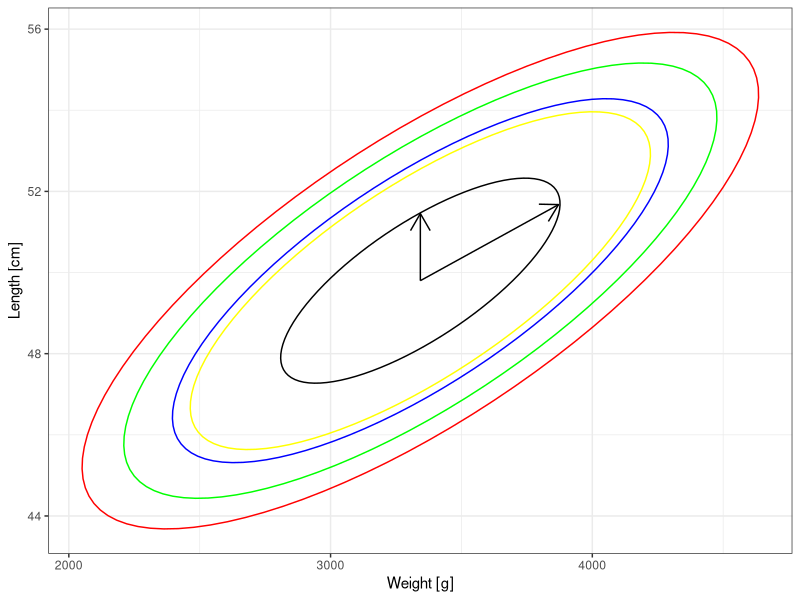
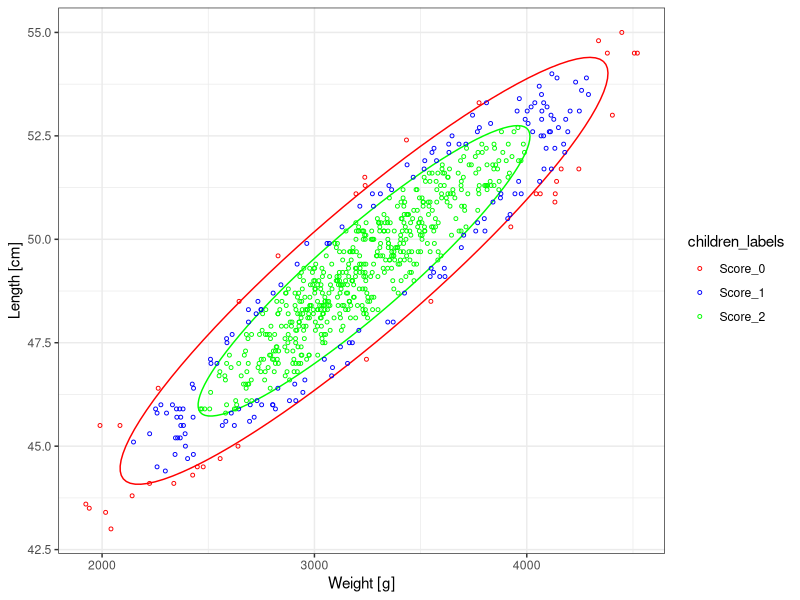
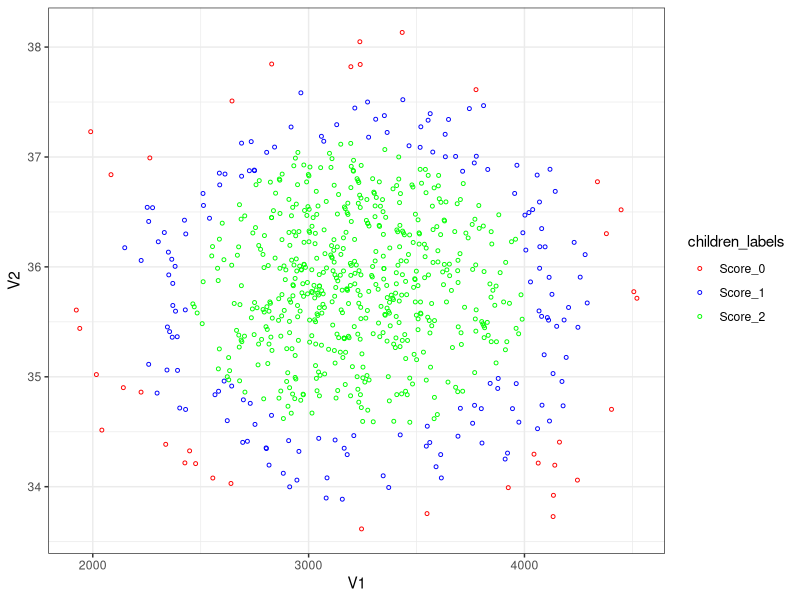
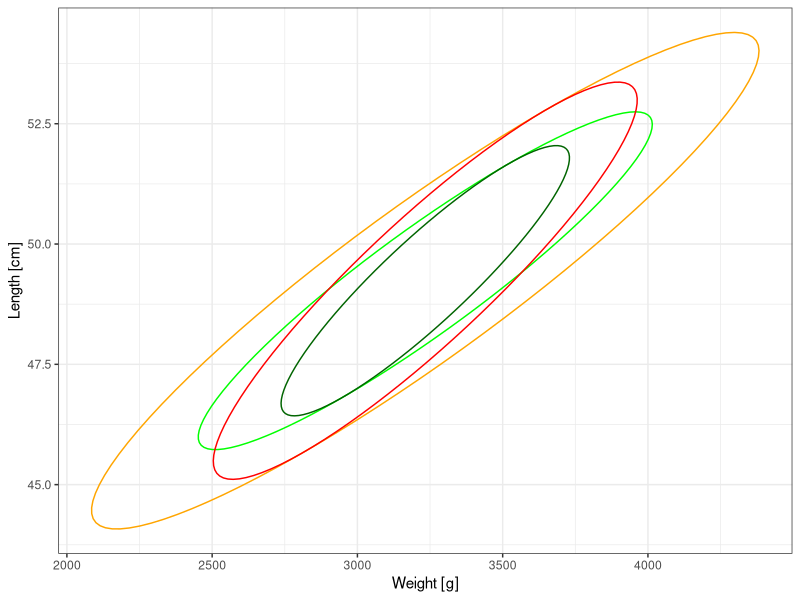
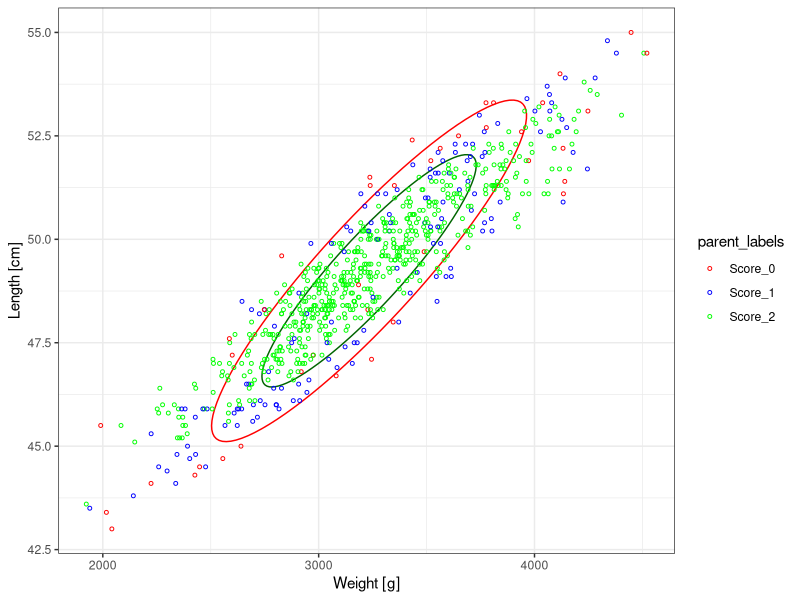
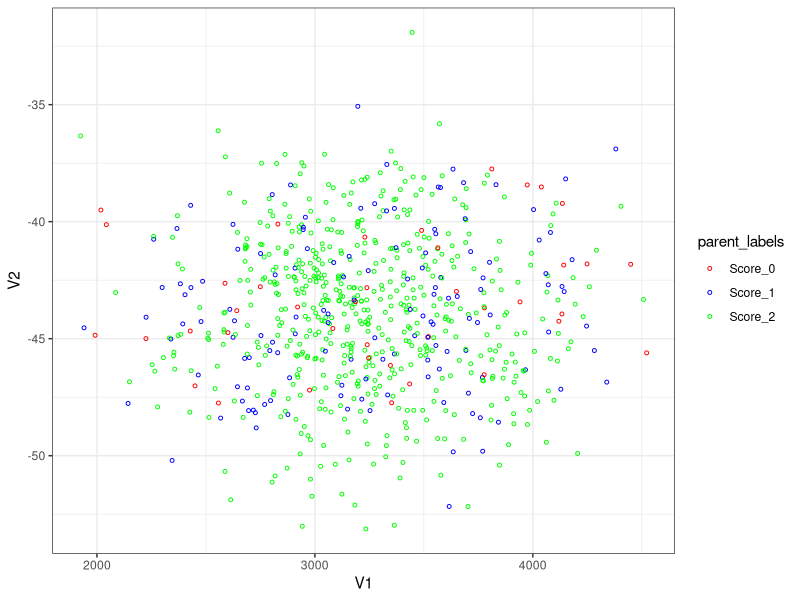
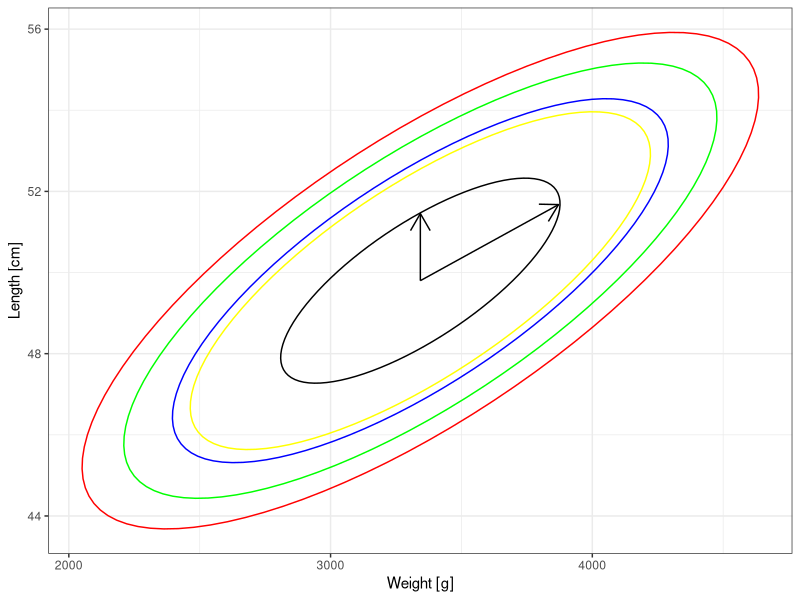
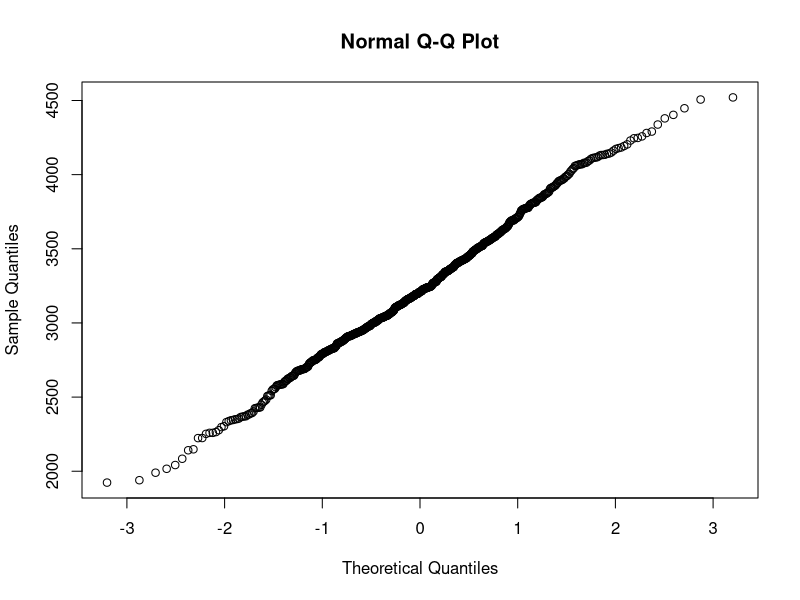

Source code (R) for these figures, in order:
#-----------------------------------------
# Problem 3
#-----------------------------------------
install.packages("ggplot2")
library(ggplot2)
install.packages("ellipse")
library(ellipse)

covariance <- matrix(c(278784, 990, 990, 6.25), nrow = 2, ncol = 2)

means <- c(3343, 49.8)

# Calculate the eigenvalues and eigenvectors
result <- eigen(covariance)

# Extract the eigenvalues
eigenvalues <- result$values

# Extract the eigenvectors
eigenvectors <- result$vectors

# Print the results
cat("Eigenvalues:\n")
print(eigenvalues)

cat("\nEigenvectors:\n")
print(eigenvectors)

cat("\nEigenvectors multiplied by -1:\n")
print(-1*eigenvectors)

cat("\nEigenvectors multiplied by -1 and round:\n")
print(round(-1*eigenvectors, 5))

generate_ellipse_data <- function(covariance, means, level) {  
  # sigma: covariance matrix, mu: mean vector, level: probability 
  ellipse_data = ellipse(x = covariance, centre = means, level = level)
  ellipse_data = as.data.frame(ellipse_data)
  return(ellipse_data)
}

vectors_to_plot <- data.frame(
  x_center = c(means[1], means[1]),
  y_center = c(means[2], means[2]),
  x_end = c(means[1] + (-1)*sqrt(eigenvalues[1])*eigenvectors[1, 1], means[1] + (-1)*sqrt(eigenvalues[2])*eigenvectors[1, 2]),
  y_end = c(means[2] + (-1)*sqrt(eigenvalues[1])*eigenvectors[2, 1], means[2] + (-1)*sqrt(eigenvalues[2])*eigenvectors[2, 2])
)

ggplot() +
  geom_segment(
    data = vectors_to_plot, 
    aes(x = x_center, y = y_center, xend = x_end, yend = y_end),
    arrow = arrow(length = unit(0.5, "cm")))+
  geom_path(data = generate_ellipse_data(covariance, means, 0.95), aes(x = x, y = y), color='red') +
  geom_path(data = generate_ellipse_data(covariance, means, 0.9), aes(x = x, y = y), color='green') +
  geom_path(data = generate_ellipse_data(covariance, means, 0.8), aes(x = x, y = y), color='blue') +
  geom_path(data = generate_ellipse_data(covariance, means, 0.75), aes(x = x, y = y), color='yellow') +
  geom_path(data = generate_ellipse_data(covariance, means, 0.4), aes(x = x, y = y), color='black') +
  theme_bw() +
  labs(x = "Weight [g]", y = "Length [cm]")
ggsave("List 1/E3P3.png", width = 6, height = 4, units = "in")

#--------------------------
# Project Part 1
#--------------------------

set.seed(42)

install.packages("ggplot2")
library(ggplot2)
install.packages("ellipse")
library(ellipse)
install.packages("patchwork")
library(patchwork)

children_data <- read.table("List 1/WeightLength.txt", header=TRUE)
means <- colMeans(children_data)
round(means, 2)

covariance <- cov(children_data)
round(covariance, 2)

cor(children_data)

png("List 1/weight_qqplot.png")
qqnorm(children_data[["Weight"]])
dev.off()

png("List 1/length_qqplot.png")
qqnorm(children_data[["Length"]])
dev.off()

png("List 1/children_data.png")
plot(children_data)
dev.off()

generate_ellipse_data <- function(covariance, means, level) {  
  # sigma: covariance matrix, mu: mean vector, level: probability 
  ellipse_data = ellipse(x = covariance, centre = means, level = level)
  ellipse_data = as.data.frame(ellipse_data)
  return(ellipse_data)
}

centralized_children_data <- sweep(children_data, MARGIN=2, means, FUN="-")

children_c2 <- rowSums((as.matrix(centralized_children_data) %*% solve(covariance)) * (centralized_children_data))

children_c2_in_outer_ellipse <- children_c2 <= qchisq(0.95, df=2)
children_c2_in_inner_ellipse <- children_c2 <= qchisq(0.75, df=2)
children_labels <- as.integer(children_c2_in_outer_ellipse & !children_c2_in_inner_ellipse) + 2 * as.integer(children_c2_in_inner_ellipse) +1
labels <- c("Score_0", "Score_1", "Score_2")
children_labels <- labels[children_labels]

table(children_labels)

color_mapping <- c("Score_0" = "red", "Score_1" = "blue", "Score_2" = "green")
ggplot() +
  geom_path(data = generate_ellipse_data(covariance, means, 0.95), aes(x = Weight, y = Length), color='red') +
  geom_path(data = generate_ellipse_data(covariance, means, 0.75), aes(x = Weight, y = Length), color='green') +
  geom_point(data = children_data, aes(x = Weight, y = Length, color=children_labels), size = 1, shape = 21) +
  scale_color_manual(values = color_mapping) +
  theme_bw() +
  labs(x = "Weight [g]", y = "Length [cm]")
ggsave("List 1/children_classified.png", width = 6, height = 4, units = "in")

decomposition <- eigen(covariance)
decomposition

decomposition$vectors <- decomposition$vectors * (-1)
decomposition

decomposition$values[1] * decomposition$vectors[,1] %*% t(decomposition$vectors[,1]) 

decomposition$values[2] * decomposition$vectors[,2] %*% t(decomposition$vectors[,2]) 

decomposition$values[1] * decomposition$vectors[,1] %*% t(decomposition$vectors[,1]) + decomposition$values[2] * decomposition$vectors[,2] %*% t(decomposition$vectors[,2]) - covariance

children_data_ptransformed <- as.data.frame(as.matrix(children_data) %*% decomposition$vectors)
children_data_ptransformed

ggplot() +
  geom_point(data = children_data_ptransformed, aes(x = V1, y = V2, color=children_labels), size = 1, shape = 21) +
  scale_color_manual(values = color_mapping) +
  theme_bw()
ggsave("List 1/deentanlged_children.png", width = 6, height = 4, units = "in")

#--------------------------
# Project Part 2
#--------------------------
set.seed(42)
install.packages("ggplot2")
library(ggplot2)
install.packages("ellipse")
library(ellipse)
install.packages("patchwork")
library(patchwork)
library(knitr)

parent_data <- read.table("List 1/ParentsWeightLength.txt", header=TRUE)
parent_data <- parent_data[,c(3,4,1,2)]

means <- colMeans(parent_data)
kable(round(means, 3))

covariance <- cov(parent_data)
kable(round(covariance, 3))

kable(round(cor(parent_data), 3))

png("List 1/parents_weight_qqplot.png")
qqnorm(parent_data[["Weight"]])
dev.off()

png("List 1/parents_length_qqplot.png")
qqnorm(parent_data[["Length"]])
dev.off()

png("List 1/father_height_qqplot.png")
qqnorm(parent_data[["FatherHeight"]])
dev.off()

png("List 1/mother_height_qqplot.png")
qqnorm(parent_data[["MotherHeight"]])
dev.off()

png("List 1/parents_data.png")
pairs(as.data.frame(parent_data))
dev.off()


# \Sigma_{12} \Sigma{22}^{-1}
kable(round(covariance[c(1, 2), c(3,4)] %*% solve(covariance[c(3, 4), c(3,4)]), 3))

# \Sigma_{11}-\Sigma_{12}\Sigma_{22}^{-1}\Sigma_{21}
conditional_covariance <- covariance[c(1, 2), c(1, 2)] - covariance[c(1, 2), c(3,4)] %*% solve(covariance[c(3, 4), c(3,4)]) %*% covariance[c(3, 4), c(1, 2)]
conditional_covariance

(conditional_covariance - covariance[c(1, 2), c(1, 2)])/covariance[c(1, 2), c(1, 2)]
kable(round(conditional_covariance/covariance[c(1, 2), c(1, 2)], 3))


center_means <- means[c(1, 2)]

generate_ellipse_data <- function(covariance, means, level) {  
  # sigma: covariance matrix, mu: mean vector, level: probability 
  ellipse_data = ellipse(x = covariance, centre = means, level = level)
  ellipse_data = as.data.frame(ellipse_data)
  return(ellipse_data)
}
# plot the elipsoids alone
color_mapping <- c("Score_0" = "red", "Score_1" = "blue", "Score_2" = "green")
ggplot() +
  geom_path(data = generate_ellipse_data(covariance[c(1,2), c(1, 2)], center_means, 0.95), aes(x = Weight, y = Length), color='orange') +
  geom_path(data = generate_ellipse_data(covariance[c(1,2), c(1, 2)], center_means, 0.75), aes(x = Weight, y = Length), color='green') +
  geom_path(data = generate_ellipse_data(conditional_covariance, center_means, 0.95), aes(x = Weight, y = Length), color='red') +
  geom_path(data = generate_ellipse_data(conditional_covariance, center_means, 0.75), aes(x = Weight, y = Length), color='darkgreen') +
  scale_color_manual(values = color_mapping) +
  theme_bw() +
  labs(x = "Weight [g]", y = "Length [cm]")
ggsave("List 1/ellipsoids_comparison.png", width = 6, height = 4, units = "in")

# Classification

centralized_parent_data <- sweep(parent_data[,c(3, 4)], MARGIN=2, means[c(3, 4)], FUN="-")
centralized_parent_data <- as.matrix(centralized_parent_data) %*% t(covariance[c(1, 2), c(3, 4)] %*% solve(covariance[c(3, 4), c(3, 4)]))
centralized_parent_data <- sweep(centralized_parent_data, MARGIN=2, means[c(1, 2)], FUN="+")
centralized_parent_data <- parent_data[,c(1,2)] - centralized_parent_data

parent_c2 <- rowSums((as.matrix(centralized_parent_data) %*% solve(conditional_covariance)) * (centralized_parent_data))

parent_c2_in_outer_ellipse <- parent_c2 <= qchisq(0.95, df=2)
parent_c2_in_inner_ellipse <- parent_c2 <= qchisq(0.75, df=2)
parent_labels <- as.integer(parent_c2_in_outer_ellipse & !parent_c2_in_inner_ellipse) + 2 * as.integer(parent_c2_in_inner_ellipse) +1
labels <- c("Score_0", "Score_1", "Score_2")
parent_labels <- labels[parent_labels]

table(parent_labels)
kable(table(parent_labels))

color_mapping <- c("Score_0" = "red", "Score_1" = "blue", "Score_2" = "green")
ggplot() +
  geom_path(data = generate_ellipse_data(conditional_covariance, center_means, 0.95), aes(x = Weight, y = Length), color='red') +
  geom_path(data = generate_ellipse_data(conditional_covariance, center_means, 0.75), aes(x = Weight, y = Length), color='darkgreen') +
  geom_point(data = parent_data[,c(1, 2)], aes(x = Weight, y = Length, color=parent_labels), size = 1, shape = 21) +
  scale_color_manual(values = color_mapping) +
  theme_bw() +
  labs(x = "Weight [g]", y = "Length [cm]")
ggsave("List 1/parents_classified.png", width = 6, height = 4, units = "in")

# elipsoids for given parent heights
elipsoids_plot <- ggplot() +
  theme_bw() +
  labs(x = "Weight [g]", y = "Length [cm]")
for (i in 0:20) {
  elipsoids_plot <- elipsoids_plot + geom_path(data = generate_ellipse_data(conditional_covariance, center_means, 0.05*i), aes(x = Weight, y = Length), color='black') 
}
ggsave("List 1/ellipsoids_conditional.png", width = 6, height = 4, units = "in")


# Spectral decomposition

decomposition <- eigen(covariance)
decomposition
kable(decomposition$values)
kable(decomposition$vectors)

reconstructed_matrix <- matrix(0, nrow=4, ncol=4)
for (i in 1:4) {
  partial_matrix <- decomposition$values[i] * decomposition$vectors[,i] %*% t(decomposition$vectors[,i])
  print(kable(partial_matrix))
  reconstructed_matrix <- reconstructed_matrix + partial_matrix
}

print(kable(reconstructed_matrix))
print(covariance - reconstructed_matrix)
print(round(covariance - reconstructed_matrix, 9))

# Transform to the eigenvector space

parent_data_ptransformed <- as.data.frame(as.matrix(parent_data) %*% decomposition$vectors)
parent_data_ptransformed

ggplot() +
  geom_point(data = parent_data_ptransformed, aes(x = V1, y = V2, color=parent_labels), size = 1, shape = 21) +
  scale_color_manual(values = color_mapping) +
  theme_bw()
ggsave("List 1/deentanlged_parent.png", width = 6, height = 4, units = "in")
